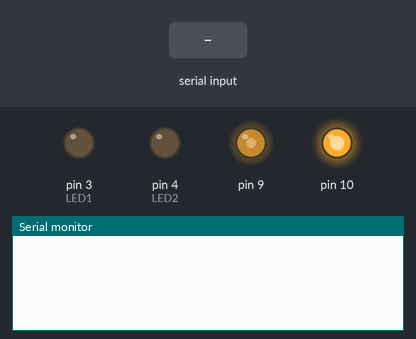
Simulated run of this sketch. Board: Arduino Uno, built with avr-gcc and run on an emulated ATmega328P. Parts: output pins drawn as LEDs (lit = HIGH), the last lines printed to the serial monitor. The inputs (shaded band) are chosen by the test bench. The local clock reads 2024-03-15 10:24:30 at power-on unless the sketch sets it; pins used as bus, display or sensor lines are not drawn.

Above: at 1.4 s.
1.5 s: "<\n" received over the second serial link
At 1.97 s:
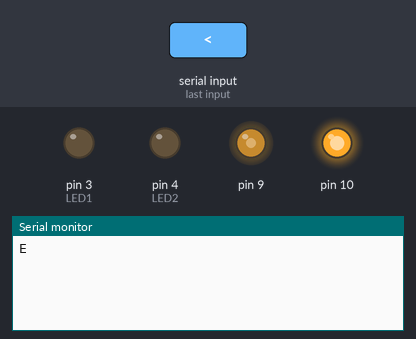
At 3.0 s:
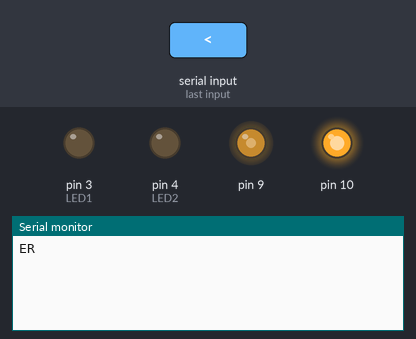

The sketch:

loggerFirmware.ino
```cpp
#include <SoftwareSerial.h>
#include <Wire.h>
#include <RTClib.h>
#include <SPI.h>
#include <MS5541C.h>


//Logging configuration
#define LOG_INTERVAL 1000 //Milliseconds between log entries
#define SYNC_INTERVAL 1000 //Milliseconds between SD card flushes

//LED pin definitions
#define LED1 3
#define LED2 4

//Instantiate Pressure Sensor object
MS5541C pressureSensor;

//Set last known temp and pressure
long lastPressure = 0;
float lastTemp = 0.0f;

//Instantiate Real Time Clock object
RTC_DS1307 RTC;


//OpenLog pin definitions
#define RXPin 7
#define TXPin 8
#define resetPin 5

//Initialize Software Serial for SD communication
SoftwareSerial SDCardSerial(TXPin, RXPin);

//RTC Config Filename
char rtcConfigFile[] = "RTC.cfg";

//Instantiate File object for logfile
//File logfile;

//Set last sync time
uint32_t syncTime = 0;

//Instantiate variables used in reading DO probe
String sensorString = "";
bool stringComplete = false;

//SD Error Function - Lights up Red LED and halts execution
void sdError(char *str){
  //todo: display string

  digitalWrite(LED2, HIGH);

  while(1);
}

//Wait For SD function - Resets logger and waits for "<" symbol
void waitForSD(void){
  pinMode(resetPin, OUTPUT);
  SDCardSerial.begin(9600);

  //Reset OpenLog
  digitalWrite(resetPin, LOW);
  delay(100);
  digitalWrite(resetPin, HIGH);

  //Wait for OpenLog to respond with '<' to indicate it is alive and recording to a file
  while(1) {
    digitalWrite(LED1, HIGH);
    if(SDCardSerial.available()){
      if(SDCardSerial.read() == '<') break;
    }
    delay(100);
    digitalWrite(LED1, LOW);
    delay(100);
  }
  digitalWrite(LED1, LOW);

}

//RTC Configuration function - configures RTC according to info found in RTC.cfg
bool rtcConfig(){


  return true;
}
void setup(void){
  /*
  MOSI: pin 11
  MISO: pin 12
  SCLK: pin 13
  MCLK: pin 9
  */
  pressureSensor.initialize(9, 13, 12, 11);
  PressureTempPair measurement = pressureSensor.getPressureTemp();
  lastPressure = measurement.pressure;
  lastTemp = measurement.temperature;


  //Set chip select pin to output
  //pinMode(10, OUTPUT);

  //Attempt to initialize SD card
  waitForSD();

  //Check for RTC config file and use it to set the clock if present
  /*if (SD.exists(rtcConfigFile)){
    rtcConfig();
  }

  //Create a new file to log to
  char filename[] = "LOG00.csv";
  for (uint8_t i = 0; i < 100; i++){
    filename[3] = i/10 + '0';
    filename[4] = i%10 + '0';
    if (!SD.exists(filename)){
      logfile = SD.open(filename, FILE_WRITE);
      break;
    }
  }

  if (!logfile){
    sdError("ERROR: Could not create log file");
  }*/

  Wire.begin();
  if (!RTC.begin()){
    SDCardSerial.println("WARNING: RTC failed");
  }

  //RTC.adjust(DateTime(__DATE__, __TIME__));


  SDCardSerial.println("Uptime(mS),DateTime,Pressure(bar),Temp(C),DO(mg/L)");
  /*if (logfile.writeError || !logfile.sync()){
    sdError("ERROR: Could not write header to card");
  }*/

  pinMode(LED1, OUTPUT);
  pinMode(LED2, OUTPUT);

  //Start Hardware serial for communication to DO Probe
  Serial.begin(38400);
  Serial.print("E\r");

  //Set aside some bytes for receiving data from sensor
  sensorString.reserve(30);
}

void loop(void){
  pressureSensor.generateClockSignal();

  DateTime now;

  delay((LOG_INTERVAL - 1) - (millis() % LOG_INTERVAL));

  uint32_t m = millis();
  SDCardSerial.print(m);
  SDCardSerial.print(",");

  now = RTC.now();
  SDCardSerial.print(now.year(), DEC);
  SDCardSerial.print("/");
  SDCardSerial.print(now.month(), DEC);
  SDCardSerial.print("/");
  SDCardSerial.print(now.day(), DEC);
  SDCardSerial.print(" ");
  SDCardSerial.print(now.hour(), DEC);
  SDCardSerial.print(":");
  SDCardSerial.print(now.minute(), DEC);
  SDCardSerial.print(":");
  SDCardSerial.print(now.second(), DEC);
  SDCardSerial.print(",");

  //Read Pressure Sensor
  PressureTempPair measurement = pressureSensor.getPressureTemp();

  //Prepare Command String
  char commandString [10];
  char tempString [5];
  dtostrf(measurement.temperature, 3, 2, tempString);
  //sprintf(commandString, "%s,0\r", tempString);


  //Read DO probe
  //digitalWrite(yellowLEDpin, HIGH);
  //Serial.print(commandString);
  Serial.print("R\r");

  SDCardSerial.print(measurement.pressure);
  SDCardSerial.print(",");
  SDCardSerial.print(tempString);
  SDCardSerial.print(",");


  delay(650);

  while (Serial.available()||!stringComplete){
    char incomingChar = (char)Serial.read();
    sensorString += incomingChar;
    if (incomingChar == '\r'){
      stringComplete = true;
    }
  }

  //Serial.print("E\r");

  //digitalWrite(yellowLEDpin, LOW);

  //Write sensor data to card and clear buffer and flag
  SDCardSerial.print(sensorString);
  sensorString = "";
  stringComplete = false;

}
```

Measured:
- after the input at 1.5 s, the serial monitor: prints a new line after 0.23 s (image 1)
